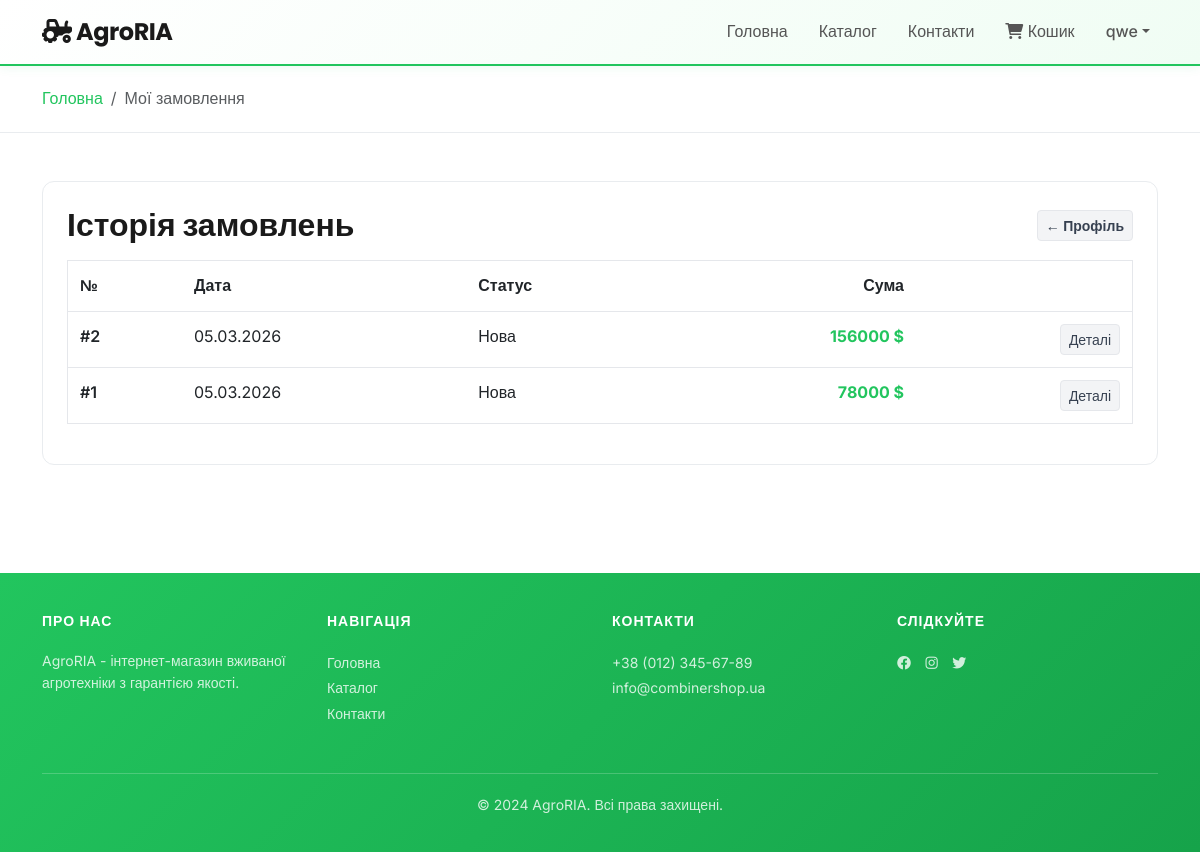
Page /order/history/ (signed in) on the committed database.
### order/models.py (models this page shows, shortened)
class Order(models.Model):
    STATUS_CHOICES = [
        ('new', 'Нова'),
        ('processing', 'В обробці'),
        ('shipped', 'Відправлено'),
        ('delivered', 'Доставлено'),
        ('canceled', 'Скасовано'),
    ]
    user = models.ForeignKey(User, on_delete=models.SET_NULL, null=True, blank=True)
    shipping_name = models.CharField(max_length=255, verbose_name='Ім\'я отримувача')
    shipping_phone = models.CharField(max_length=20, blank=True, verbose_name='Телефон')
    shipping_sity = models.CharField(max_length=100, verbose_name='Місто')
    shipping_street = models.CharField(max_length=255, verbose_name='Вулиця')
    status = models.CharField(max_length=20, choices=STATUS_CHOICES, default='new')
    coment = models.TextField(blank=True, null=True)
    total_price = models.DecimalField(max_digits=10, decimal_places=2)
    created_at = models.DateTimeField(auto_now_add=True)
    updated_at = models.DateTimeField(auto_now=True)
    class Meta:
        ordering = ['-created_at']
        verbose_name = 'Замовлення'
        verbose_name_plural = 'Замовлення'
        ordering = ['-created_at']

### order/views.py (the view)
# urls.py: path('history/', views.order_history, name='order_history'),
def order_history(request):
    if request.user.is_authenticated:
        orders = Order.objects.filter(user=request.user).order_by('-created_at')
    else:
        orders = []
    return render(request, 'orders/history.html', {'orders': orders})

### templates/orders/history.html (shortened to what this page needs)
{% extends 'base.html' %}
{% block content %}
	<div style="background: white; padding: 20px 0; border-bottom: 1px solid #e9ecef;">
		<div class="container">
			<nav aria-label="breadcrumb">
				<ol class="breadcrumb" style="margin: 0;">
					<li class="breadcrumb-item"><a href="{% url 'products:home' %}" style="color: #22c55e; text-decoration: none; font-weight: 500;">Головна</a></li>
					<li class="breadcrumb-item active" aria-current="page">Мої замовлення</li>
				</ol>
			</nav>
		</div>
	</div>
	<div class="container py-5">
		<div style="background: white; border: 1px solid #e9ecef; border-radius: 12px; padding: 24px;">
			<div style="display: flex; justify-content: space-between; align-items: center; margin-bottom: 16px;">
				<h2 style="margin: 0; font-weight: 700;">Історія замовлень</h2>
				<a href="{% url 'account:profile' %}" class="btn btn-sm" style="background: #f3f4f6; color: #374151; border: 1px solid #e5e7eb; font-weight: 600;">← Профіль</a>
			</div>
			{% if orders %}
				<div class="table-responsive">
					<table class="table" style="border: 1px solid #e5e7eb;">
						<thead style="background: #f9fafb;">
							<tr>
								<th style="padding: 12px;">№</th>
								<th style="padding: 12px;">Дата</th>
								<th style="padding: 12px;">Статус</th>
								<th style="padding: 12px; text-align: right;">Сума</th>
								<th style="padding: 12px;"></th>
							</tr>
						</thead>
						<tbody>
							{% for order in orders %}
								<tr style="border-top: 1px solid #e5e7eb;">
									<td style="padding: 12px; font-weight: 600;">#{{ order.id }}</td>
									<td style="padding: 12px;">{{ order.created_at|date:"d.m.Y" }}</td>
									<td style="padding: 12px;">{{ order.get_status_display }}</td>
									<td style="padding: 12px; text-align: right; font-weight: 700; color: #22c55e;">{{ order.total_price|floatformat:0 }} $</td>
									<td style="padding: 12px; text-align: right;">
										<a href="{% url 'order:order_confirmation' order.id %}" class="btn btn-sm" style="background: #f3f4f6; color: #374151; border: 1px solid #e5e7eb;">Деталі</a>
									</td>
								</tr>
							{% endfor %}
						</tbody>
					</table>
				</div>
			{% else %}
				<div style="text-align: center; padding: 40px 0; color: #6b7280;">У вас ще немає замовлень.</div>
			{% endif %}
		</div>
	</div>
{% endblock %}

### templates/base.html (shortened to what this page needs)
<!DOCTYPE html>
<html lang="uk">
<head>
    <link href="https://cdn.jsdelivr.net/npm/bootstrap@5.3.0/dist/css/bootstrap.min.css" rel="stylesheet">
    <link rel="stylesheet" href="https://cdnjs.cloudflare.com/ajax/libs/font-awesome/6.0.0/css/all.min.css">
</head>
<body>
    <nav class="navbar navbar-expand-lg navbar-light sticky-top">
        <div class="container">
            <a class="navbar-brand" href="{% url 'products:home' %}">
                <i class="fas fa-tractor"></i> AgroRIA
            </a>
            <div class="collapse navbar-collapse" id="navbarNav">
                <ul class="navbar-nav ms-auto">
                    <li class="nav-item">
                        <a class="nav-link" href="{% url 'products:home' %}">Головна</a>
                    </li>
                    <li class="nav-item">
                        <a class="nav-link" href="{% url 'products:product_list' %}">Каталог</a>
                    </li>
                    <li class="nav-item">
                        <a class="nav-link" href="{% url 'products:contact' %}">Контакти</a>
                    </li>
                    <li class="nav-item">
                        <a class="nav-link" href="{% url 'card:cart_details' %}" style="position: relative;">
                            <i class="fas fa-shopping-cart"></i> Кошик
                        </a>
                    </li>
                    {% if request.user.is_authenticated %}
                        <li class="nav-item dropdown">
                            <a class="nav-link dropdown-toggle" href="#" id="accountMenu" role="button" data-bs-toggle="dropdown">{{ request.user.username }}</a>
                        </li>
                    {% else %}
                        <li class="nav-item"><a class="nav-link" href="{% url 'account:login' %}">Увійти</a></li>
                        <li class="nav-item"><a class="nav-link" href="{% url 'account:register' %}">Реєстрація</a></li>
                    {% endif %}
                </ul>
            </div>
        </div>
    </nav>
    {% block content %}{% endblock %}
    <footer class="footer">
        <div class="container">
            <div class="row">
                <div class="col-md-3">
                    <h6>Про нас</h6>
                    <p style="font-size: 14px; color: rgba(255, 255, 255, 0.8);">AgroRIA - інтернет-магазин вживаної агротехніки з гарантією якості.</p>
                </div>
                <div class="col-md-3">
                    <h6>Навігація</h6>
                    <ul class="list-unstyled">
                        <li><a href="{% url 'products:home' %}">Головна</a></li>
                        <li><a href="{% url 'products:product_list' %}">Каталог</a></li>
                        <li><a href="{% url 'products:contact' %}">Контакти</a></li>
                    </ul>
                </div>
                <div class="col-md-3">
                    <h6>Контакти</h6>
                    <ul class="list-unstyled">
                        <li><a href="tel:+380123456789">+38 (012) 345-67-89</a></li>
                        <li><a href="mailto:info@combinershop.ua">info@combinershop.ua</a></li>
                    </ul>
                </div>
                <div class="col-md-3">
                    <h6>Слідкуйте</h6>
                    <div>
                        <a href="#" style="margin-right: 10px;"><i class="fab fa-facebook"></i></a>
                        <a href="#" style="margin-right: 10px;"><i class="fab fa-instagram"></i></a>
                        <a href="#"><i class="fab fa-twitter"></i></a>
                    </div>
                </div>
            </div>
            <div class="footer-bottom">
                <p>&copy; 2024 AgroRIA. Всі права захищені.</p>
            </div>
        </div>
    </footer>
</body>
</html>

### templates/base.html (style rules this page uses)
* { margin: 0; padding: 0; box-sizing: border-box; }
body { font-family: 'Inter', sans-serif; color: #1a1a1a; background-color: #ffffff; line-height: 1.6; }
h1, h2, h3, h4, h5, h6 { font-family: 'Poppins', sans-serif; font-weight: 600; color: #1a1a1a; }
.navbar { background: linear-gradient(135deg, #ffffff 0%, #f0fdf4 100%); box-shadow: 0 2px 10px rgba(34, 197, 94, 0.08); border-bottom: 2px solid #22c55e; }
.navbar-brand { font-family: 'Poppins', sans-serif; font-size: 24px; font-weight: 700; color: #1a1a1a !important; letter-spacing: -0.5px; }
.nav-link { color: #555 !important; font-weight: 500; margin-left: 15px; transition: color 0.3s ease; }
.footer { background: linear-gradient(135deg, #22c55e 0%, #16a34a 100%); border-top: none; padding: 40px 0 20px; margin-top: 60px; color: white; }
.footer h6 { font-size: 14px; margin-bottom: 20px; text-transform: uppercase; letter-spacing: 1px; color: white; }
.footer a { color: rgba(255, 255, 255, 0.8); text-decoration: none; font-size: 14px; transition: color 0.3s ease; }
.footer-bottom { border-top: 1px solid rgba(255, 255, 255, 0.2); padding-top: 20px; margin-top: 30px; text-align: center; color: rgba(255, 255, 255, 0.6); font-size: 14px; }
.footer p { color: rgba(255, 255, 255, 0.8); }

### rows in the picture
Order: id "2", created_at "05.03.2026", status "Нова", total_price "156000"
Order: id "1", created_at "05.03.2026", status "Нова", total_price "78000"

### other values in the picture
{{ request.user.username }} "qwe"
